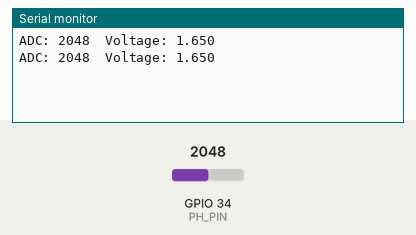
Simulated run of this sketch. Board: ESP32. Parts: the last lines printed to the serial monitor. The inputs (shaded band) are chosen by the test bench; at power-on: GPIO 34 (PH_PIN) = 2048.

Above: at 1.8 s.
1.9 s: GPIO 34 (PH_PIN) set to 2866
At 2.8 s:
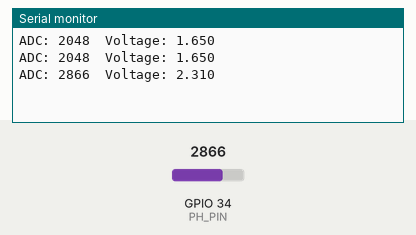
3.4 s: GPIO 34 (PH_PIN) set to 3603
At 4.6 s:
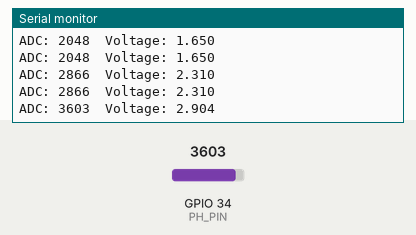
Timing chart, 0 to 6.4 s (numbered marks = the images above; inputs shaded):
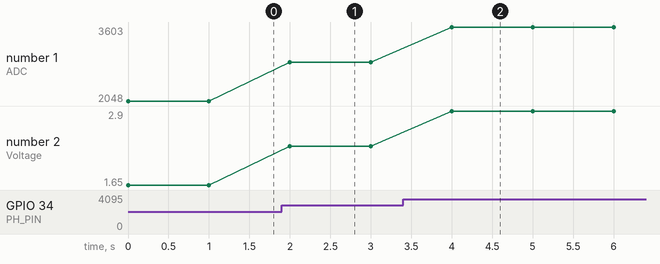

The sketch:

ph_test.ino
```cpp
#define PH_PIN 34

void setup() {
  Serial.begin(115200);
}

void loop() {
  int adcValue = analogRead(PH_PIN);

  float voltage = adcValue * (3.3 / 4095.0);

  Serial.print("ADC: ");
  Serial.print(adcValue);

  Serial.print("  Voltage: ");
  Serial.println(voltage, 3);

  delay(1000);
}
```

Measured:
- after the input at 1.9 s, the serial monitor: prints a new line after 0.10 s (image 1)
- after the input at 3.4 s, the serial monitor: prints a new line after 0.60 s (image 2)
- plotted number 1: 2048 → 2866 after the input at 1.9 s, 2866 → 3603 after the input at 3.4 s
- plotted number 2: 1.65 → 2.31 after the input at 1.9 s, 2.31 → 2.9 after the input at 3.4 s
